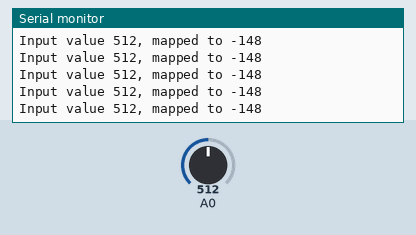
This sketch was run on a simulated Arduino Uno, built with avr-gcc and run on an emulated ATmega328P. Parts: the last lines printed to the serial monitor. Inputs (shaded band) come from the test bench; at power-on: A0 = 512.

Above: at 1.2 s.
1.3 s: A0 set to 448
At 1.9 s:
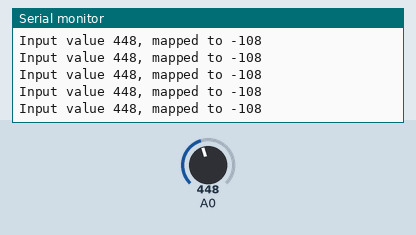
4.3 s: A0 set to 418
At 4.8 s:
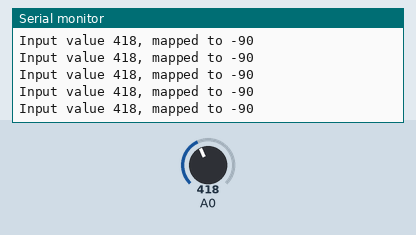
7.3 s: A0 set to 1023
At 8.2 s:
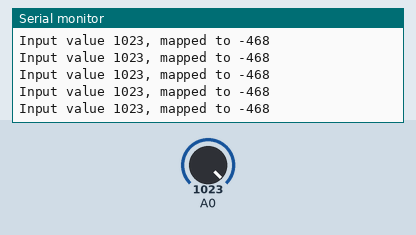
10.3 s: A0 set to 984
At 10.8 s:
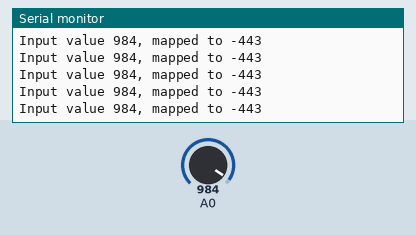
Timing chart, 0 to 13.3 s (numbered marks = the images above; inputs shaded):
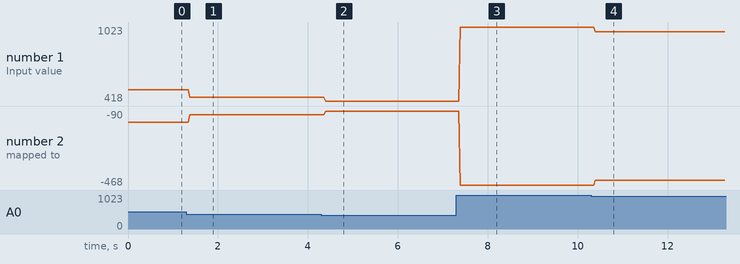

The sketch:

Flex_Sensor_Test_Code.ino
```cpp
void setup() {
  // put your setup code here, to run once:
  Serial.begin(9600);
}

void loop() {
  // put your main code here, to run repeatedly:
  int sensorInput = analogRead(0);

  Serial.print("Input value ");
  Serial.print(sensorInput);

  sensorInput = map(sensorInput, 274, 130, 0, 90);
  Serial.print(", mapped to ");
  Serial.println(sensorInput);
}
```

Measured:
- after the input at 1.3 s, the serial monitor: prints a new line after 0.07 s (image 1)
- after the input at 4.3 s, the serial monitor: prints a new line after 0.09 s (image 2)
- after the input at 7.3 s, the serial monitor: prints a new line after 0.09 s (image 3)
- after the input at 10.3 s, the serial monitor: prints a new line after 0.09 s (image 4)
- plotted number 1: 512 → 448 after the input at 1.3 s, 448 → 418 after the input at 4.3 s, 418 → 1023 after the input at 7.3 s, 1023 → 984 after the input at 10.3 s
- plotted number 2: -148 → -108 after the input at 1.3 s, -108 → -90 after the input at 4.3 s, -90 → -468 after the input at 7.3 s, -468 → -443 after the input at 10.3 s
